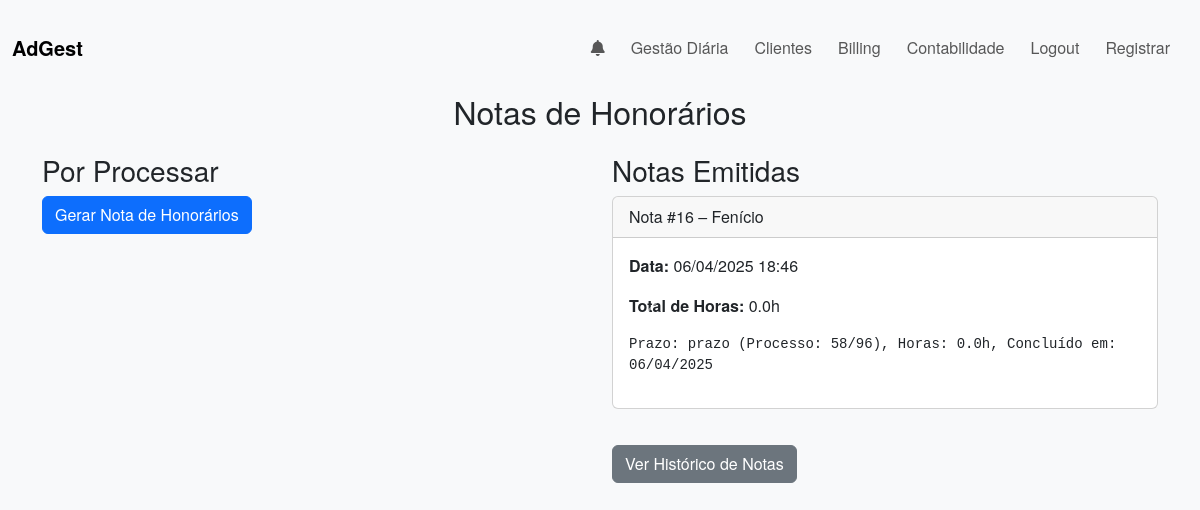
/billing (signed in), run on the app's committed database.
### app/models.py (models this page shows, shortened)
class NotaHonorarios(db.Model):
    __tablename__ = 'nota_honorarios'
    id = db.Column(db.Integer, primary_key=True)
    user_id = db.Column(db.Integer, db.ForeignKey('users.id'), nullable=False)
    client_id = db.Column(db.Integer, db.ForeignKey('clients.id'), nullable=False)
    created_at = db.Column(db.DateTime, default=datetime.utcnow)
    details = db.Column(db.Text)  # Lista de itens faturados (por exemplo, "Tarefa 5, Prazo 3")
    total_hours = db.Column(db.Float, default=0.0)
    is_confirmed = db.Column(db.Boolean, default=False)  # Pode ser usado para indicar se a nota já foi finalizada
    client = db.relationship('Client', backref='nota_honorarios')

class Client(db.Model):
    __tablename__ = 'clients'
    id = db.Column(db.Integer, primary_key=True)
    user_id = db.Column(db.Integer, db.ForeignKey('users.id'), nullable=False)
    name = db.Column(db.String(100), nullable=False)  # unique=True removido
    number_interno = db.Column(db.String(50), nullable=True)
    nif = db.Column(db.String(50), nullable=True)
    address = db.Column(db.String(200), nullable=True)
    email = db.Column(db.String(100), nullable=True)
    telephone = db.Column(db.String(20), nullable=True)
    assuntos = db.relationship('Assunto', backref='client', lazy=True)
    __table_args__ = (
        db.UniqueConstraint('user_id', 'name', name='uq_user_clientname'),
    )
    shares = db.relationship('ClientShare', backref='client', lazy='dynamic')

### app/routes.py (the view, shortened to what this page needs)
@main.route('/billing', methods=['GET', 'POST'])
@login_required
def billing():
    if request.method == "POST":
        selected_items = request.form.getlist('items')
        if not selected_items:
            flash("Nenhum item selecionado.", "warning")
            return redirect(url_for('main.billing'))
        client_groups = {}
        for sel in selected_items:
            t, id_str = sel.split('-')
            item_id = int(id_str)
            if t == 'assunto':
                item = Assunto.query.get(item_id)
                client_id = item.client_id
                group = client_groups.setdefault(client_id, {"subjects": set(), "tasks": set(), "prazos": set()})
                group["subjects"].add(item_id)
            elif t == 'tarefa':
                item = Tarefa.query.get(item_id)
                client_id = item.assunto.client_id
                group = client_groups.setdefault(client_id, {"subjects": set(), "tasks": set(), "prazos": set()})
                group["tasks"].add(item_id)
            elif t == 'prazo':
                item = PrazoJudicial.query.get(item_id)
                client_id = item.client_id
                group = client_groups.setdefault(client_id, {"subjects": set(), "tasks": set(), "prazos": set()})
                group["prazos"].add(item_id)
            else:
                flash("Tipo de item inválido.", "danger")
                return redirect(url_for('main.billing'))
        for client_id, items in client_groups.items():
            total_hours = 0
            details_lines = []
            for subj_id in items["subjects"]:
                subj = Assunto.query.get(subj_id)
                subj.is_billed = True
                details_lines.append(f"Assunto: {subj.nome_assunto}")
                registros_assunto = HoraAdicao.query.filter_by(item_type='assunto', item_id=subj.id).all()
                for reg in registros_assunto:
                    user = User.query.get(reg.user_id)
                    details_lines.append(
                        f"  [Assunto] Horas adicionadas: {reg.horas_adicionadas}h por usuário {user.username} em {reg.timestamp.strftime('%d/%m/%Y %H:%M')}"
                    )
                for task in subj.tarefas:
                    if task.is_completed and not task.is_billed:
                        task.is_billed = True
                        total_hours += task.horas
                        completion_date = task.data_conclusao.strftime('%d/%m/%Y') if task.data_conclusao else "N/A"
                        registros_tarefa = HoraAdicao.query.filter_by(item_type='tarefa', item_id=task.id).all()
                        detalhe_tarefa = f"  Tarefa: {task.nome_tarefa}, Horas: {task.horas}h, Concluída em: {completion_date}"
                        for reg in registros_tarefa:
                            user = User.query.get(reg.user_id)
                            detalhe_tarefa += f"\n     [Tarefa] Horas adicionadas: {reg.horas_adicionadas}h por usuário {user.username} em {reg.timestamp.strftime('%d/%m/%Y %H:%M')}"
                        details_lines.append(detalhe_tarefa)
            for task_id in items["tasks"]:
                task = Tarefa.query.get(task_id)
                if task.assunto.id in items["subjects"]:
                    continue
                if task.is_completed and not task.is_billed:
                    task.is_billed = True
                    total_hours += task.horas
                    completion_date = task.data_conclusao.strftime('%d/%m/%Y') if task.data_conclusao else "N/A"
                    registros_tarefa = HoraAdicao.query.filter_by(item_type='tarefa', item_id=task.id).all()
                    detalhe_tarefa = f"Tarefa: {task.nome_tarefa}, Horas: {task.horas}h, Concluída em: {completion_date}"
                    for reg in registros_tarefa:
                        user = User.query.get(reg.user_id)
                        detalhe_tarefa += f"\n     [Tarefa] Horas adicionadas: {reg.horas_adicionadas}h por usuário {user.username} em {reg.timestamp.strftime('%d/%m/%Y %H:%M')}"
                    details_lines.append(detalhe_tarefa)
            for prazo_id in items["prazos"]:
                prazo = PrazoJudicial.query.get(prazo_id)
                prazo.is_billed = True
                total_hours += prazo.horas
                data_conclusao = prazo.data_conclusao.strftime('%d/%m/%Y') if prazo.data_conclusao else "N/A"
                detalhe_prazo = f"Prazo: {prazo.assunto} (Processo: {prazo.processo}), Horas: {prazo.horas}h, Concluído em: {data_conclusao}"
                registros_prazo = HoraAdicao.query.filter_by(item_type='prazo', item_id=prazo.id).all()
                for reg in registros_prazo:
                    user = User.query.get(reg.user_id)
                    detalhe_prazo += f"\n     [Prazo] Horas adicionadas: {reg.horas_adicionadas}h por usuário {user.username} em {reg.timestamp.strftime('%d/%m/%Y %H:%M')}"
                details_lines.append(detalhe_prazo)
            nota = NotaHonorarios(
                user_id=current_user.id,
                client_id=client_id,
                total_hours=total_hours,
                details="\n".join(details_lines),
                is_confirmed=True
            )
            db.session.add(nota)
        db.session.commit()
        flash("Notas de honorários geradas com sucesso!", "success")
        return redirect(url_for('main.billing'))
    else:
        billable_assuntos = Assunto.query.filter(
            Assunto.is_completed == True,
            Assunto.is_billed == False,
            or_(
                Assunto.user_id == current_user.id,
                Assunto.shared_with.any(id=current_user.id),
                Assunto.completed_by == current_user.id
            )
        ).all()
        grouped_data = {}
        billable_tarefas = Tarefa.query.filter(
            Tarefa.is_completed == True,
            Tarefa.is_billed == False,
        ).all()
        billable_prazos = PrazoJudicial.query.filter(
            PrazoJudicial.status == True,
            PrazoJudicial.is_billed == False,
            or_(
                PrazoJudicial.user_id == current_user.id,
                PrazoJudicial.shared_with.any(id=current_user.id),
                PrazoJudicial.completed_by == current_user.id
            )
        ).all()
        for p in billable_prazos:
            c_id = p.client_id
            if c_id not in grouped_data:
                grouped_data[c_id] = {"client": p.client, "assuntos": {}, "prazos": []}
            grouped_data[c_id]["prazos"].append(p)
        nota_honorarios = NotaHonorarios.query.filter_by(user_id=current_user.id).order_by(NotaHonorarios.created_at.desc()).all()
        return render_template('billing_grouped.html', grouped_data=grouped_data, nota_honorarios=nota_honorarios)

### app/routes.py (called while the page is built)
@main.context_processor
def inject_notifications():
    if current_user.is_authenticated:
        notifs_nao_lidas = Notification.query.filter_by(
            user_id=current_user.id, is_read=False
        ).order_by(Notification.timestamp.desc()).all()
        unread = len(notifs_nao_lidas)
        return dict(notifications=notifs_nao_lidas, unread_count=unread)
    return dict(notifications=[], unread_count=0)

### app/templates/billing_grouped.html (shortened to what this page needs)
{% extends "base.html" %}
{% block content %}
<div class="text-center mb-4">
  <h2>Notas de Honorários</h2>
</div>
<div class="row">
  <div class="col-md-6">
    <h3>Por Processar</h3>
    <form method="POST" id="billingForm">
      <button type="submit" class="btn btn-primary">Gerar Nota de Honorários</button>
    </form>
  </div>
  <div class="col-md-6">
    <h3>Notas Emitidas</h3>
    {% if nota_honorarios and nota_honorarios|length > 0 %}
      <div id="billingCarousel" class="carousel slide" data-bs-interval="false">
        <div class="carousel-inner">
          {% for nota in nota_honorarios %}
            <div class="carousel-item {% if loop.first %}active{% endif %}">
              <div class="card">
                <div class="card-header">
                  Nota #{{ nota.id }} – {{ nota.client.name }}
                </div>
                <div class="card-body">
                  <p><strong>Data:</strong> {{ nota.created_at.strftime('%d/%m/%Y %H:%M') }}</p>
                  <p><strong>Total de Horas:</strong> {{ nota.total_hours }}h</p>
                  <pre style="white-space: pre-wrap;">{{ nota.details }}</pre>
                </div>
              </div>
            </div>
          {% endfor %}
        </div>
        <button class="carousel-control-prev" type="button" data-bs-target="#billingCarousel" data-bs-slide="prev">
          <span class="carousel-control-prev-icon" aria-hidden="true"></span>
        </button>
        <button class="carousel-control-next" type="button" data-bs-target="#billingCarousel" data-bs-slide="next">
          <span class="carousel-control-next-icon" aria-hidden="true"></span>
        </button>
      </div>
    {% else %}
      <p>Nenhuma nota emitida ainda.</p>
    {% endif %}
    <div class="mt-3">
      <a href="{{ url_for('main.billing_historico') }}" class="btn btn-secondary">Ver Histórico de Notas</a>
    </div>
  </div>
</div>
{% endblock %}

### app/static/css/style.css (style rules this page uses)
body { background-color: #f8f9fa; font-family: "Helvetica Neue", Helvetica, Arial, sans-serif; }
.card { margin-bottom: 20px; }
.row { margin-top: 20px; }

### data on the page
NotaHonorarios: id "16", client.name "Fenício", created_at "06/04/2025 18:46", total_hours "0.0", details "Prazo: prazo (Processo: 58/96), Horas: 0.0h, Concluído em: 06/04/2025"
